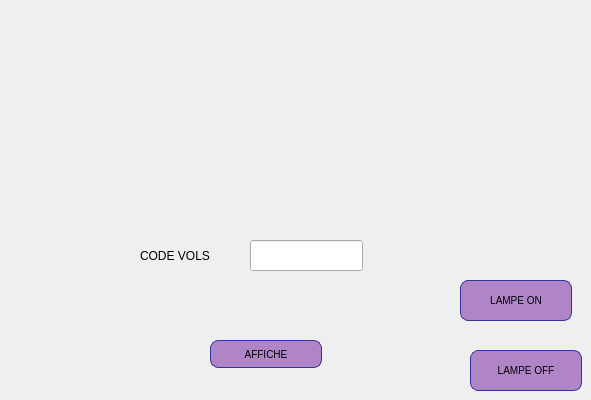
        <widget class="QWidget" name="tab_14">
         <attribute name="title">
          <string>arduino</string>
         </attribute>
         <widget class="QPushButton" name="pushButton_4vols">
          <property name="geometry">
           <rect>
            <x>460</x>
            <y>280</y>
            <width>112</width>
            <height>41</height>
           </rect>
          </property>
          <property name="styleSheet">
           <string notr="true">QPushButton {
color: black;
background-color: rgb(175, 133, 200);
border-width: 1px;
border-color: #339;
border-style: solid;
border-radius: 8;
padding: 3px;
font-size: 10px;
padding-left: 5px;
padding-right: 5px;
min-width: 100px;
max-width: 300px;
min-height: 20px;
max-height: 50px;
}</string>
          </property>
          <property name="text">
           <string>LAMPE ON</string>
          </property>
         </widget>
         <widget class="QPushButton" name="pushButton_7vols">
          <property name="geometry">
           <rect>
            <x>470</x>
            <y>350</y>
            <width>112</width>
            <height>41</height>
           </rect>
          </property>
          <property name="styleSheet">
           <string notr="true">QPushButton {
color: black;
background-color: rgb(175, 133, 200);
border-width: 1px;
border-color: #339;
border-style: solid;
border-radius: 8;
padding: 3px;
font-size: 10px;
padding-left: 5px;
padding-right: 5px;
min-width: 100px;
max-width: 300px;
min-height: 20px;
max-height: 50px;
}</string>
          </property>
          <property name="text">
           <string>LAMPE OFF</string>
          </property>
         </widget>
         <widget class="QLineEdit" name="lineEdit_18">
          <property name="geometry">
           <rect>
            <x>250</x>
            <y>240</y>
            <width>113</width>
            <height>31</height>
           </rect>
          </property>
         </widget>
         <widget class="QPushButton" name="pushButton_8vols">
          <property name="geometry">
           <rect>
            <x>210</x>
            <y>340</y>
            <width>112</width>
            <height>28</height>
           </rect>
          </property>
          <property name="styleSheet">
           <string notr="true">QPushButton {
color: black;
background-color: rgb(175, 133, 200);
border-width: 1px;
border-color: #339;
border-style: solid;
border-radius: 8;
padding: 3px;
font-size: 10px;
padding-left: 5px;
padding-right: 5px;
min-width: 100px;
max-width: 300px;
min-height: 20px;
max-height: 50px;
}</string>
          </property>
          <property name="text">
           <string>AFFICHE</string>
          </property>
         </widget>
         <widget class="QLabel" name="label_40">
          <property name="geometry">
           <rect>
            <x>140</x>
            <y>240</y>
            <width>81</width>
            <height>31</height>
           </rect>
          </property>
          <property name="text">
           <string>CODE VOLS</string>
          </property>
         </widget>
        </widget>
